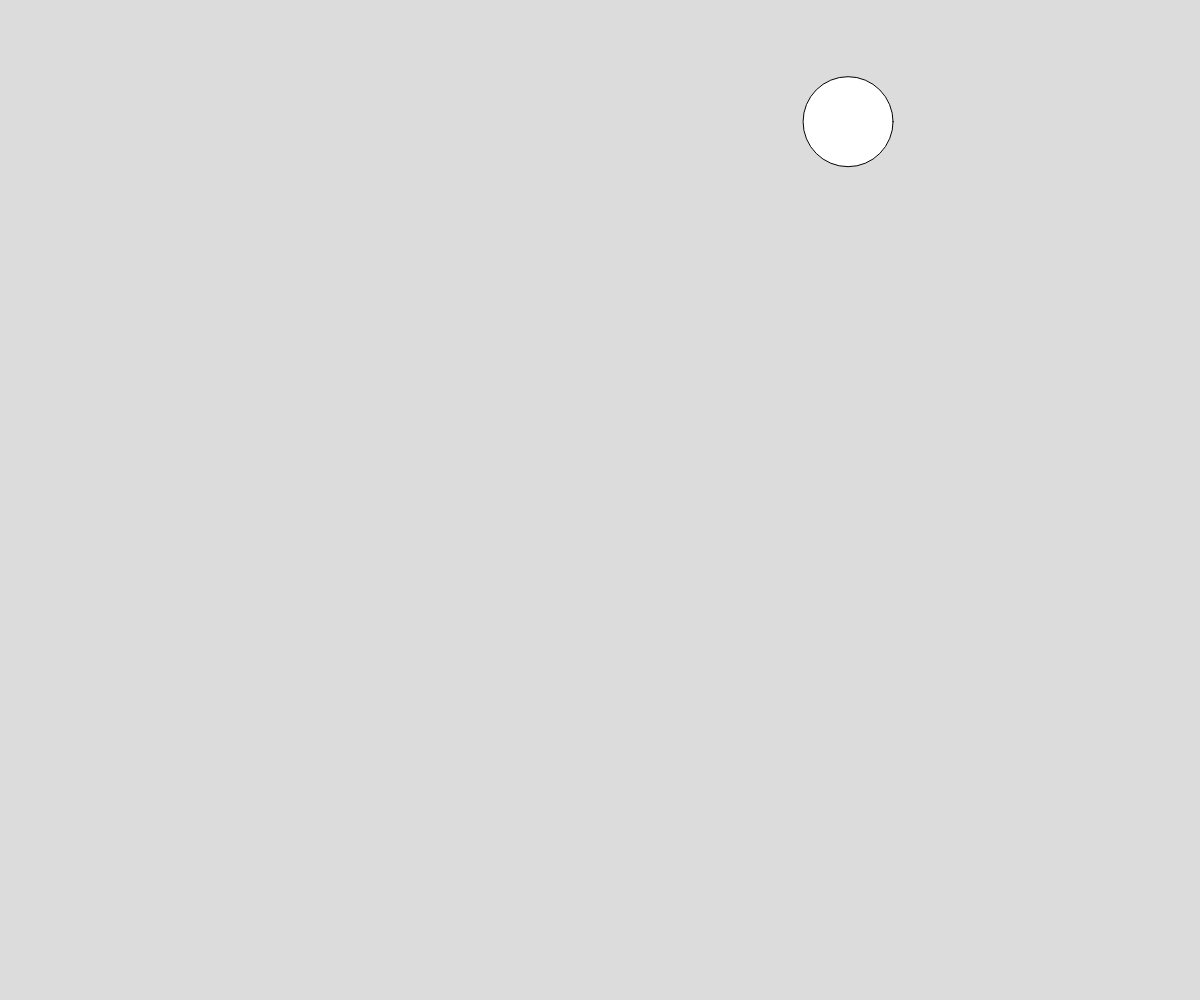
Frame 1 (no input)
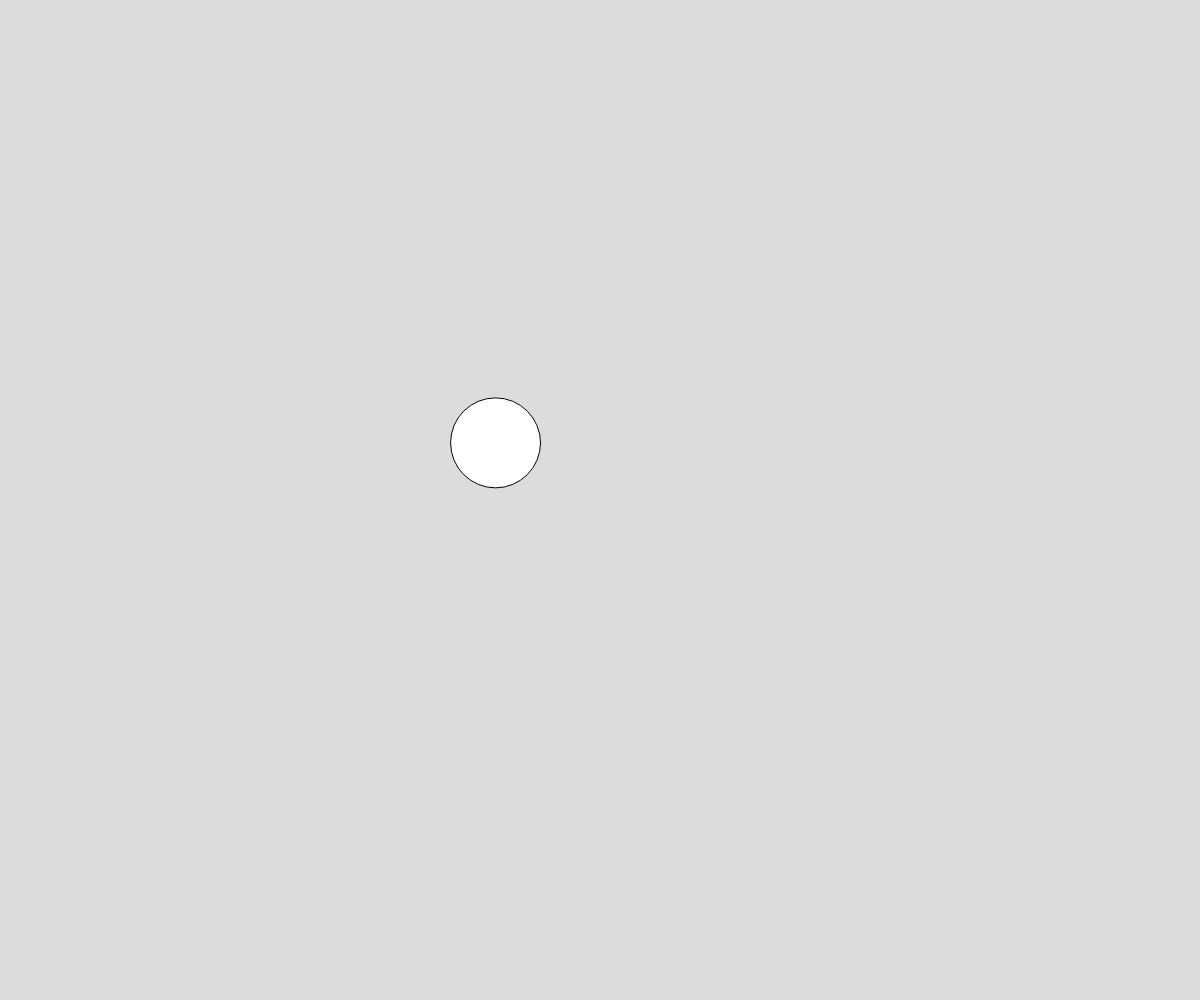
Frame 60 (no input)
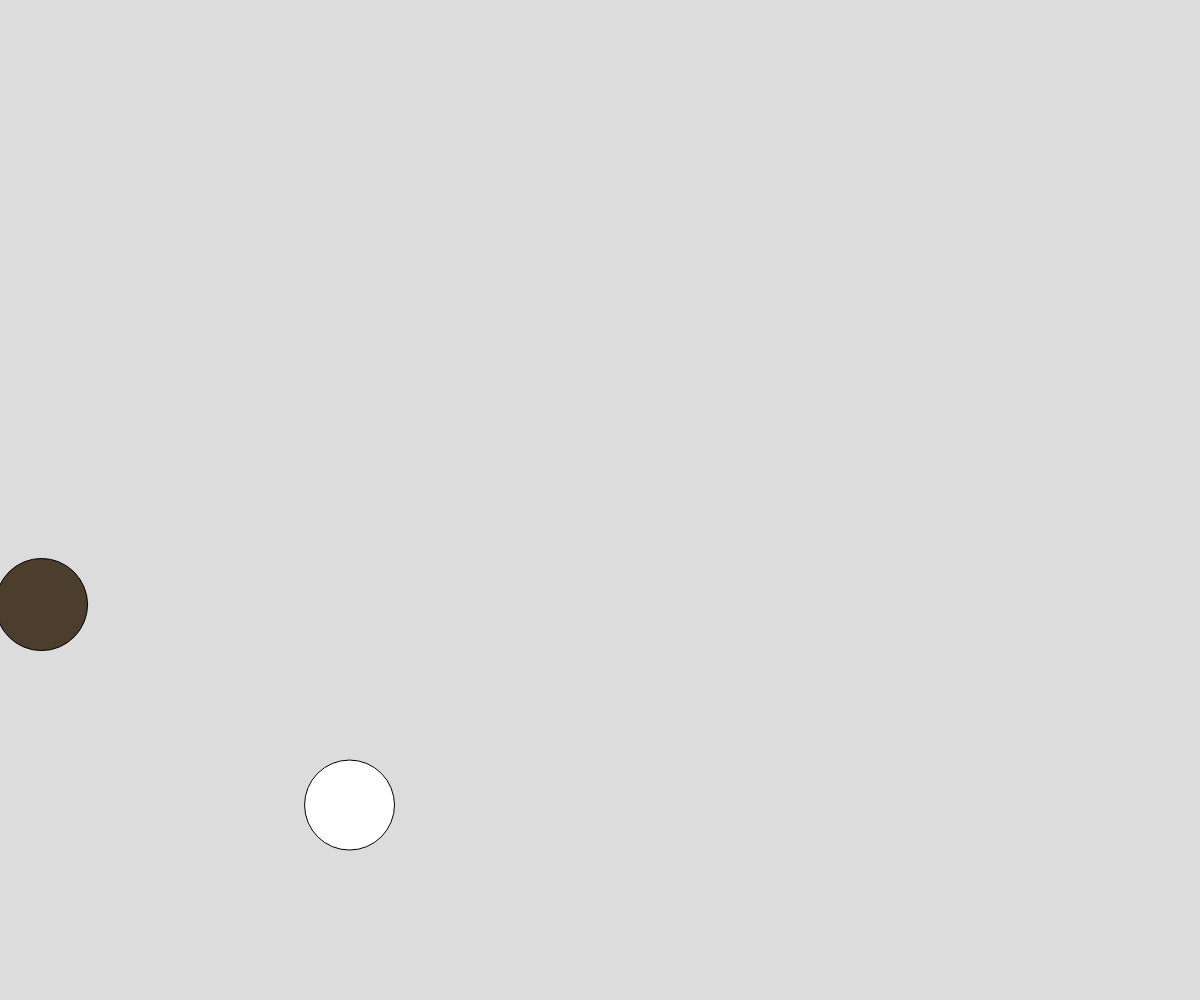
Frame 120 (the mouse pressed at the canvas centre since frame 60)

The p5.js sketch that drew these frames (run headless with seeded random() and noise() and a simulated clock; from frame 60 on, the mouse is pressed at the canvas centre):

// p5.js sketch
// ── sketch.js
let balls = [];

const g = {
  gravX: 0.985, // rolling time
  gravY: 0.987
}

function setup() {
  createCanvas(windowWidth, windowHeight);
  //iterates the Ball class
  for (let i = 0; i < 1; i++) {
    let x = random(width);
    let y = random(100, 200);
    let r = random(60, 100)
    balls[i] = new Ball(x, y, r);
  }
}

function touchStarted() {
  let r = random(60, 100);
  let c = color(random(0, 255), random(0, 255), random(0, 255))
  let s = new Ball(mouseX, mouseY, r, c);
  
      balls.push(s);
   
  
}

function draw() {
  background(220);
  // iterates drawing balls
  for (let i = 0; i < balls.length; i++) {
    balls[i].motion();
    balls[i].bouncing();
    balls[i].ballDraw();
  }
}

// ── Ball_Class.js

class Ball {
  constructor(_x, _y, _diam, _c = 255) {
    this.x = _x;
    this.y = _y;
    this.diam = _diam;
    this.speedX = random(-30, 30);
    this.speedY = 0;
    this.rgb = _c;
  }

  contains(pX, pY) {
    let d = dist(pX, pY, this.x, this.y);
    if (d <= this.diam) {
      return true
      
    }
  }

  // Motion
  motion() {
    this.speedX *= g.gravX;
    this.x += this.speedX;
    this.speedY += g.gravY;
    this.y += this.speedY;
  }

  // Bouncing
  bouncing() {
    if (this.y > height - this.diam / 2) {
      this.speedY *= -0.91; // ball weight
      this.y = height - this.diam / 2;
    }
    if (this.x > width - this.diam / 2) {
      this.speedX *= -1;
    }
    if (this.x < 0 + this.diam / 2) {
      this.speedX *= -1;
    }
  }

  // Ball
  ballDraw() {
    fill(this.rgb)
    ellipse(this.x, this.y, this.diam);
  }

}
